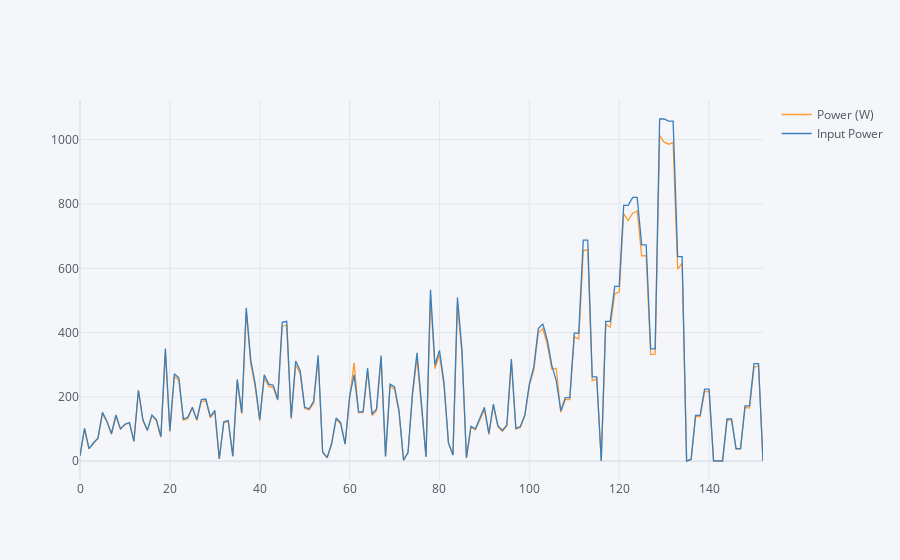

Here is the notebook cell this chart was saved with:
### Code cell
df.iplot(x = 'Index', y = ['Power (W)', 'Input Power'])

### Figure 1 — Plotly figure (JSON) as saved in the notebook; plotly's stock layout.template omitted (floating-point values rounded to 4 significant figures; data arrays with more than 128 entries replaced by an {"elided": "..."} marker saying what was removed)
{"data": [{"line": {"color": "rgba(255, 153, 51, 1.0)", "dash": "solid", "shape": "linear", "width": 1.3}, "mode": "lines", "name": "Power (W)", "text": "", "type": "scatter", "x": {"elided": "153 int values"}, "y": {"elided": "153 float values"}}, {"line": {"color": "rgba(55, 128, 191, 1.0)", "dash": "solid", "shape": "linear", "width": 1.3}, "mode": "lines", "name": "Input Power", "text": "", "type": "scatter", "x": {"elided": "153 int values"}, "y": {"elided": "153 float values"}}], "layout": {"legend": {"bgcolor": "#F5F6F9", "font": {"color": "#4D5663"}}, "paper_bgcolor": "#F5F6F9", "plot_bgcolor": "#F5F6F9", "title": {"font": {"color": "#4D5663"}}, "xaxis": {"gridcolor": "#E1E5ED", "showgrid": true, "tickfont": {"color": "#4D5663"}, "title": {"font": {"color": "#4D5663"}, "text": ""}, "zerolinecolor": "#E1E5ED"}, "yaxis": {"gridcolor": "#E1E5ED", "showgrid": true, "tickfont": {"color": "#4D5663"}, "title": {"font": {"color": "#4D5663"}, "text": ""}, "zerolinecolor": "#E1E5ED"}}}
